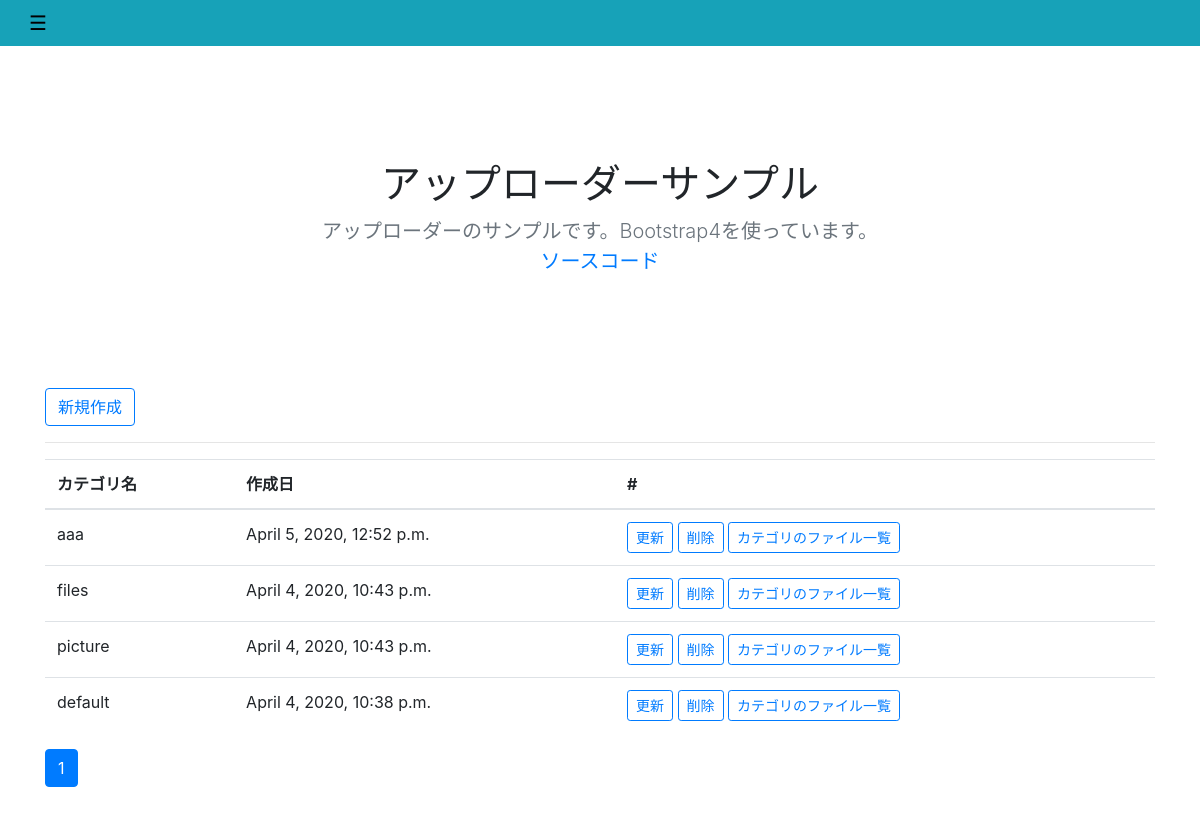
The page /upld/category/ on the database its author committed.
### easy_uploader/models.py (models this page shows, shortened)
class Category(models.Model):
    name = models.CharField('カテゴリ名', max_length=255)
    created_at = models.DateTimeField('作成日', default=timezone.now)

### easy_uploader/views.py (the view)
class CategoryIndexView(generic.ListView):
    model = Category
    queryset = Category.objects.order_by('-created_at')
    paginate_by = 20

### easy_uploader/templates/easy_uploader/category_list.html (shortened to what this page needs)
{% extends "easy_uploader/base.html" %}
{% block content %}
  <div class="container">
      <a href="{% url 'easy_uploader:category_create' %}" class="btn btn-outline-primary">
          新規作成
      </a>
      <hr>
    <table class="table">
      <thead>
        <tr>
          <th>カテゴリ名</th>
          <th>作成日</th>
          <th>#</th>
        </tr>
      </thead>
      <tbody>
        {% for category in category_list %}
          <tr>
            <td>{{ category.name }}</td>
            <td>{{ category.created_at }}</td>
            <td>
                <a href="{% url 'easy_uploader:category_update' category.pk %}" class="btn btn-outline-primary btn-sm">
                  更新
                </a>
                <form class="delete-form" action="{% url 'easy_uploader:category_delete' category.pk %}" method="POST">
                    <button type="button" class="btn btn-outline-primary btn-sm delete">削除</button>
                </form>
                <a href="{% url 'easy_uploader:file_category' category.pk %}" class="btn btn-outline-primary btn-sm">
                  カテゴリのファイル一覧
                </a>
            </td>
          </tr>
        {% endfor %}
      </tbody>
    </table>
    <div class="text-center">
      {% include "easy_uploader/page.html" %}
    </div>
  </div>
{% endblock %}

### easy_uploader/static/easy_uploader/css/main.css (style rules this page uses)
body { min-height: 75rem; padding-top: 6rem; }
.delete-form { display: inline; }

### rows shown on the page
Category: name "aaa", created_at "April 5, 2020, 12:52 p.m."
Category: name "files", created_at "April 4, 2020, 10:43 p.m."
Category: name "picture", created_at "April 4, 2020, 10:43 p.m."
Category: name "default", created_at "April 4, 2020, 10:38 p.m."

### other values the page prints
{{ link_page }} "1"
